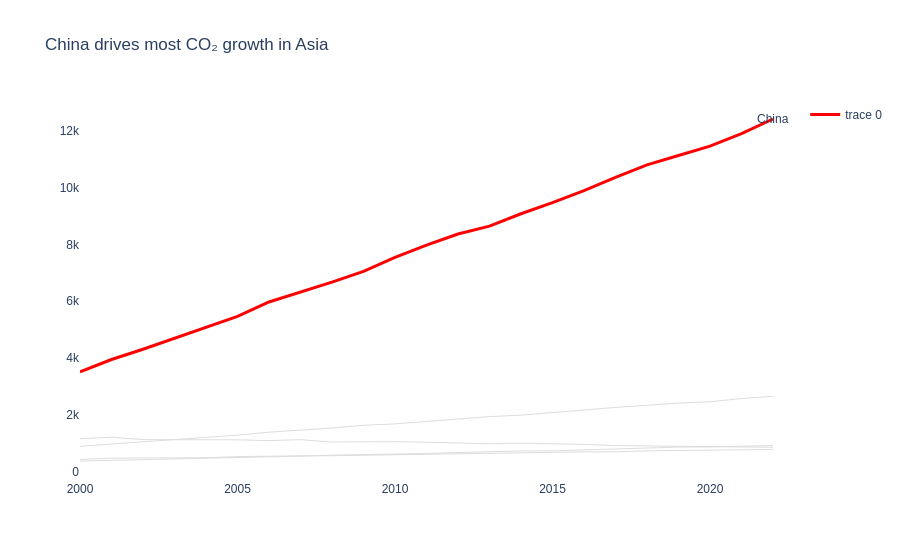

Notebook code cell kept with this figure:
### Markdown cell above
---
## Task 1 — Multi-Series Line Chart with Highlight

**What to build:** A line chart showing CO2 emissions over time for **all Asian countries** in the dataset, with one country highlighted.

**Requirements:**
- All countries shown (for context), but only **one highlighted in colour** — your choice which
- All other lines in grey (#DDDDDD), thinner
- Highlighted country **labelled directly** at the end of its line (not in a legend)
- Insight title that names the highlighted country and its story

> 💡 `df[df['Region'] == 'Asia']` to filter; use `go.Figure()` with a loop for per-country control

### Code cell
# Task 1 — Multi-series line with highlight
# YOUR CODE HERE
# Filter Asia
asia = df[df['Region'] == 'Asia']
highlight = "China"

fig = go.Figure()

for c in asia['Country'].unique():
    d = asia[asia['Country'] == c]

    if c == highlight:
        fig.add_trace(go.Scatter(
            x=d['Year'],
            y=d['CO2_Mt'],   # fixed
            mode='lines',
            line=dict(color='red', width=3)
        ))

        fig.add_annotation(
            x=d['Year'].max(),
            y=d['CO2_Mt'].iloc[-1],  #  fixed
            text=c,
            showarrow=False
        )
    else:
        fig.add_trace(go.Scatter(
            x=d['Year'],
            y=d['CO2_Mt'],   # fixed
            mode='lines',
            line=dict(color='#DDDDDD', width=1),
            showlegend=False
        ))

fig.update_layout(
    title="China drives most CO₂ growth in Asia",
    plot_bgcolor='white',
    paper_bgcolor='white',
    font=dict(family='Arial'),
    xaxis=dict(showgrid=False),
    yaxis=dict(showgrid=False)
)

fig.show()

### Figure 1 — Plotly figure (JSON) as saved in the notebook; plotly's stock layout.template omitted (floating-point values rounded to 4 significant figures)
{"data": [{"line": {"color": "red", "width": 3}, "mode": "lines", "type": "scatter", "x": [2000, 2001, 2002, 2003, 2004, 2005, 2006, 2007, 2008, 2009, 2010, 2011, 2012, 2013, 2014, 2015, 2016, 2017, 2018, 2019, 2020, 2021, 2022], "y": [3514.0, 3952.0, 4312.0, 4692.0, 5079.0, 5468.0, 5974.0, 6323.0, 6673.0, 7053.0, 7543.0, 7972.0, 8365.0, 8641.0, 9078.0, 9466.0, 9887.0, 10360.0, 10790.0, 11130.0, 11450.0, 11900.0, 12410.0]}, {"line": {"color": "#DDDDDD", "width": 1}, "mode": "lines", "showlegend": false, "type": "scatter", "x": [2000, 2001, 2002, 2003, 2004, 2005, 2006, 2007, 2008, 2009, 2010, 2011, 2012, 2013, 2014, 2015, 2016, 2017, 2018, 2019, 2020, 2021, 2022], "y": [901.6, 974.6, 1056.0, 1146.0, 1205.0, 1291.0, 1396.0, 1466.0, 1542.0, 1637.0, 1687.0, 1774.0, 1865.0, 1945.0, 1994.0, 2092.0, 2177.0, 2267.0, 2345.0, 2419.0, 2466.0, 2580.0, 2661.0]}, {"line": {"color": "#DDDDDD", "width": 1}, "mode": "lines", "showlegend": false, "type": "scatter", "x": [2000, 2001, 2002, 2003, 2004, 2005, 2006, 2007, 2008, 2009, 2010, 2011, 2012, 2013, 2014, 2015, 2016, 2017, 2018, 2019, 2020, 2021, 2022], "y": [1166.0, 1220.0, 1136.0, 1131.0, 1151.0, 1127.0, 1101.0, 1133.0, 1050.0, 1061.0, 1064.0, 1042.0, 1005.0, 990.9, 1010.0, 996.6, 967.4, 925.1, 916.6, 914.5, 902.8, 898.1, 865.1]}, {"line": {"color": "#DDDDDD", "width": 1}, "mode": "lines", "showlegend": false, "type": "scatter", "x": [2000, 2001, 2002, 2003, 2004, 2005, 2006, 2007, 2008, 2009, 2010, 2011, 2012, 2013, 2014, 2015, 2016, 2017, 2018, 2019, 2020, 2021, 2022], "y": [438.1, 481.5, 490.6, 490.8, 494.6, 537.2, 539.0, 566.1, 570.0, 585.4, 595.9, 620.6, 631.1, 649.6, 646.2, 686.5, 704.0, 706.0, 738.5, 750.8, 755.8, 777.3, 789.5]}, {"line": {"color": "#DDDDDD", "width": 1}, "mode": "lines", "showlegend": false, "type": "scatter", "x": [2000, 2001, 2002, 2003, 2004, 2005, 2006, 2007, 2008, 2009, 2010, 2011, 2012, 2013, 2014, 2015, 2016, 2017, 2018, 2019, 2020, 2021, 2022], "y": [382.8, 400.4, 430.7, 453.8, 482.6, 501.9, 533.0, 551.8, 586.6, 602.5, 614.5, 647.3, 680.1, 717.7, 736.3, 738.2, 768.8, 813.7, 834.8, 872.3, 876.5, 898.5, 930.5]}], "layout": {"annotations": [{"showarrow": false, "text": "China", "x": 2022, "y": 12410.0}], "font": {"family": "Arial"}, "paper_bgcolor": "white", "plot_bgcolor": "white", "title": {"text": "China drives most CO₂ growth in Asia"}, "xaxis": {"showgrid": false}, "yaxis": {"showgrid": false}}}
